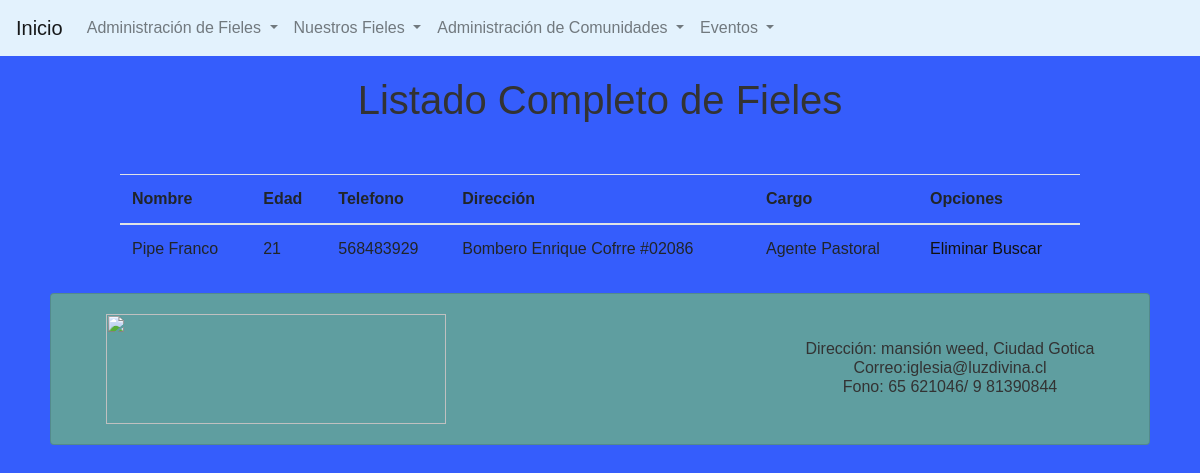
Page /listado_personas/ on the committed database.
### core/models.py (models this page shows, shortened)
class Persona(models.Model):
    nombre = models.CharField(max_length=40)
    apellido = models.CharField(max_length=40)
    edad = models.IntegerField()
    sexo = models.CharField(max_length=20)
    telefono = models.CharField(max_length=15)
    direccion = models.CharField(max_length=50)
    tipo_persona = models.ForeignKey(TipoPersona, on_delete=models.CASCADE, related_name='cargo')
    tipo_evento = models.ForeignKey(TipoEvento, on_delete=models.CASCADE, null=True)
    comunidad = models.ForeignKey(Comunidad, on_delete=models.CASCADE, null=True)
    class Meta:
        verbose_name = "Persona"
        verbose_name_plural = "Personas"

class TipoPersona(models.Model):
    descripcion = models.CharField(max_length=30)
    class Meta:
        verbose_name = "Tipo de Persona"
        verbose_name_plural = "Tipos de Persona"

### core/views.py (the view)
# urls.py: path('listado_personas/', views.ListadoPersonas, name='listado_personas'),
def ListadoPersonas(request):
    personas = Persona.objects.all()
    return render(request, 'core/listado_personas.html', {'personas':personas})

### core/processors.py (called while the page is built)
def VariableBase(request):
    tipos_persona = TipoPersona.objects.all()
    tipos_evento = TipoEvento.objects.all()
    comunidades = Comunidad.objects.all()
    variables = {
        'tp':tipos_persona,
        'te':tipos_evento,
        'c':comunidades,
    }
    return variables

### core/templates/core/listado_personas.html (shortened to what this page needs)
{% extends 'core/base.html' %}
{% load static%}
{% block contenido %}
<h1>Listado Completo de Fieles</h1>
<table class="table table-hover" style="width: 80%;margin-left: 10%;margin-top: 50px;">
    <thead>
        <tr>
            <th scope="col">Nombre</th>
            <th scope="col">Edad</th>
            <th scope="col">Telefono</th>
            <th scope="col">Dirección</th>
            <th scope="col">Cargo</th>
            <th scope="col">Opciones</th>
        </tr>
    </thead>
    <tbody>
        {% for p in personas %}
        <tr>
            <td>{{ p.nombre|add:' '|add:p.apellido }}</td>
            <td>{{ p.edad }}</td>
            <td>{{ p.telefono }}</td>
            <td>{{ p.direccion }}</td>
            <td>{{ p.tipo_persona.descripcion }}</td>
            <td>
                <a href="{% url 'eliminar_persona' p.id %}">Eliminar</a>
                <a href="{% url 'modificar_persona' p.id %}">Buscar</a>
            </td>
        </tr>
        {% endfor %}
    </tbody>
</table>
{% endblock contenido %}

### core/static/core/css/estilo_general.css (style rules this page uses)
body { background-color: aqua; }
h1 { text-align: center; color: aliceblue; font-family: 'Times New Roman', Times, serif; size: 15px; margin-top: 20px; }
@media only screen and (min-width: 500px) { body { background-image:url(https://www.solofondos.com/wp-content/uploads/2015/11/Fondos-para-paginas-web-grandes.jpg); background-repeat:repeat; background-position:top left; background-attachment:fixed; background-color:#355dfc; } }
body { font-family:Arial, Arial, Helvetica, sans-serif; }
h1, h2, h3, h4, h5, h6, #header .title { font-family:Arial, Verdada, Arial, Helvetica, sans-serif; color:#333; }
a:link, a:visited { color:#111; }

### rows in the picture
Persona: nombre|add "Pipe Franco", edad "21", telefono "568483929", direccion "Bombero Enrique Cofrre #02086", tipo_persona.descripcion "Agente Pastoral"
